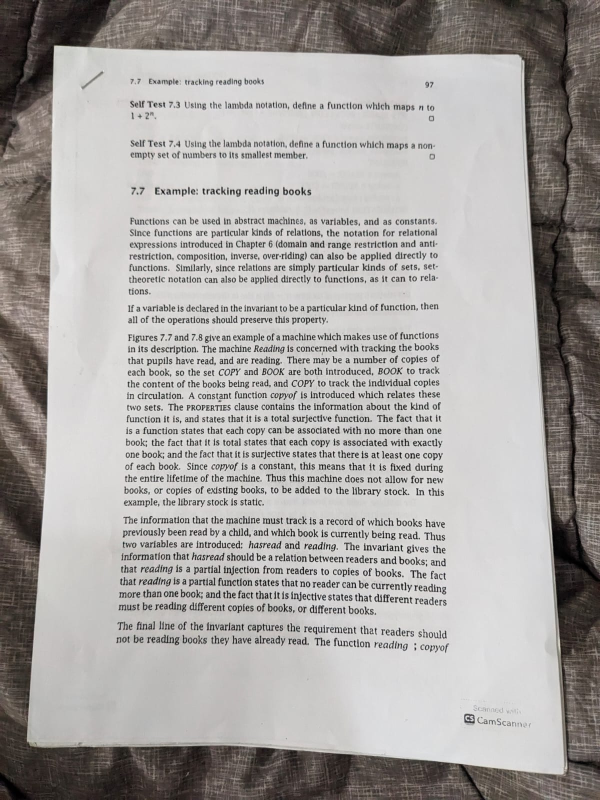
#> input picture images/document.jpeg, 1200 x 1600 px (shown at 1/2 size)
$ python main.py
#> lines starting #> are read from the running program, lines starting #| are printed output that depends on the picture; after the words box and inside, x2 and y2 are one past the last pixel; in counts of white or black regions, pixels touching at a corner belong together
### scanner.py
import cv2
import numpy as np

from document_detector import detect_document


def order_points(pts):
    """
    Order 4 points as:
    [top-left, top-right, bottom-right, bottom-left]
    """

    rect = np.zeros(
        (4, 2),
        dtype="float32"
    )

    s = pts.sum(axis=1)
    rect[0] = pts[np.argmin(s)]   # smallest x+y = top-left
    rect[2] = pts[np.argmax(s)]   # largest  x+y = bottom-right

    diff = np.diff(pts, axis=1)
    rect[1] = pts[np.argmin(diff)]  # smallest y-x = top-right
    rect[3] = pts[np.argmax(diff)]  # largest  y-x = bottom-left

    return rect


def four_point_transform(image, pts):
    """
    Perspective-warp the image so the document
    fills the entire output (background removed).
    """

    rect = order_points(pts)

    (tl, tr, br, bl) = rect

    widthA = np.linalg.norm(br - bl)
    widthB = np.linalg.norm(tr - tl)
    maxWidth = max(int(widthA), int(widthB))

    heightA = np.linalg.norm(tr - br)
    heightB = np.linalg.norm(tl - bl)
    maxHeight = max(int(heightA), int(heightB))

    destination = np.array([
        [0, 0],
        [maxWidth - 1, 0],
        [maxWidth - 1, maxHeight - 1],
        [0, maxHeight - 1]
    ], dtype="float32")

    matrix = cv2.getPerspectiveTransform(
        rect,
        destination
    )

    warped = cv2.warpPerspective(
        image,
        matrix,
        (maxWidth, maxHeight)
    )

    return warped


def find_document_corners(paper_mask, ratio):
    """
    From the binary mask, find the 4 document corners
    and scale them back to original image coordinates.
    """

    contours, _ = cv2.findContours(
        paper_mask,
        cv2.RETR_EXTERNAL,
        cv2.CHAIN_APPROX_SIMPLE
    )

    if not contours:
        return None

    largest = max(contours, key=cv2.contourArea)

    hull = cv2.convexHull(largest)

    perimeter = cv2.arcLength(hull, True)

    # Retry with relaxed epsilon until exactly 4 corners
    for epsilon_factor in [0.02, 0.03, 0.04, 0.05, 0.08, 0.10]:

        approx = cv2.approxPolyDP(
            hull,
            epsilon_factor * perimeter,
            True
        )

        if len(approx) == 4:
            corners = approx.reshape(4, 2).astype("float32")
            corners *= ratio
            return corners

    # Fallback: bounding rectangle corners
    x, y, w, h = cv2.boundingRect(largest)

    corners = np.array([
        [x,     y    ],
        [x + w, y    ],
        [x + w, y + h],
        [x,     y + h]
    ], dtype="float32") * ratio

    return corners


def is_flat_document(image):
    """
    Detect whether an image is already a flat/digital
    document (no real-world background).

    Criteria: the image borders are mostly uniform in
    color (white, light grey, or solid) — typical of
    screenshots, scanned PDFs, and digital certificates.

    Returns True if the image appears to have no
    physical background that needs to be removed.
    """

    gray = cv2.cvtColor(image, cv2.COLOR_BGR2GRAY)

    h, w = gray.shape

    border_thickness = max(10, min(h, w) // 40)

    # Sample all 4 edges of the image
    top    = gray[:border_thickness, :]
    bottom = gray[h - border_thickness:, :]
    left   = gray[:, :border_thickness]
    right  = gray[:, w - border_thickness:]

    borders = np.concatenate([
        top.flatten(),
        bottom.flatten(),
        left.flatten(),
        right.flatten()
    ])

    mean_val  = np.mean(borders)
    std_val   = np.std(borders)

    # Flat document borders are bright (>180) and
    # very uniform (std < 20) — no noisy background
    is_bright   = mean_val > 180
    is_uniform  = std_val < 20

    return is_bright and is_uniform


def scan_document(image_path):

#> called with image_path = 'images/document.jpeg'
    image = cv2.imread(image_path)
#> image is the input picture: shape (1600, 1200, 3); mean B, G, R 162, 164.2, 167.3

    if image is None:
        raise Exception("Image not found: " + image_path)

    original = image.copy()

    # ------------------------------------
    # Check if image is already a flat /
    # digital document (no background).
    # If so, skip edge detection entirely
    # and return the image as-is for
    # enhancement only.
    # ------------------------------------

    if is_flat_document(image):

        # Return a dummy filtered/mask so
        # the caller signature stays the same
#> in is_flat_document, `mean_val  = np.mean(borders)`: mean_val = 78.95
#> in is_flat_document, `std_val   = np.std(borders)`: std_val = 34.08
#> in is_flat_document, `is_bright   = mean_val > 180`: is_bright = False
        gray_dummy = cv2.cvtColor(
            cv2.resize(image, (500, 500)),
            cv2.COLOR_BGR2GRAY
        )

        mask_dummy = np.ones(
            gray_dummy.shape,
            dtype=np.uint8
        ) * 255

        # Upscale slightly for consistency
        warped = cv2.resize(
            image,
            None,
            fx=1.5,
            fy=1.5,
            interpolation=cv2.INTER_CUBIC
        )

        return (
            original,
            gray_dummy,
            mask_dummy,
            warped
        )

    # ------------------------------------
    # Physical document: resize for
    # processing (800px gives Canny
    # enough detail)
    # ------------------------------------

    target_height = 800
#> target_height = 800

    ratio = image.shape[0] / target_height
#> ratio = 2

    target_width = int(image.shape[1] / ratio)
#> target_width = 600

    resized = cv2.resize(
        image,
        (target_width, target_height)
    )

    gray = cv2.cvtColor(
        resized,
        cv2.COLOR_BGR2GRAY
    )
#> gray: shape (800, 600)

    # ------------------------------------
    # Detect document boundary
    # ------------------------------------

    filtered, paper_mask = detect_document(gray)
#> in detect_document, `filtered = cv2.medianBlur( gray, kernel_size )`:
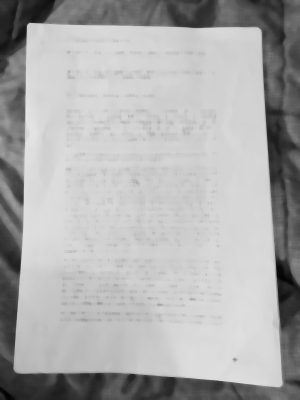
#> filtered: shape (800, 600) (shown at 1/2 size); min 2, max 227, mean 172.2
#> in detect_document, `edges = cv2.Canny( filtered, 30, 100 )`:
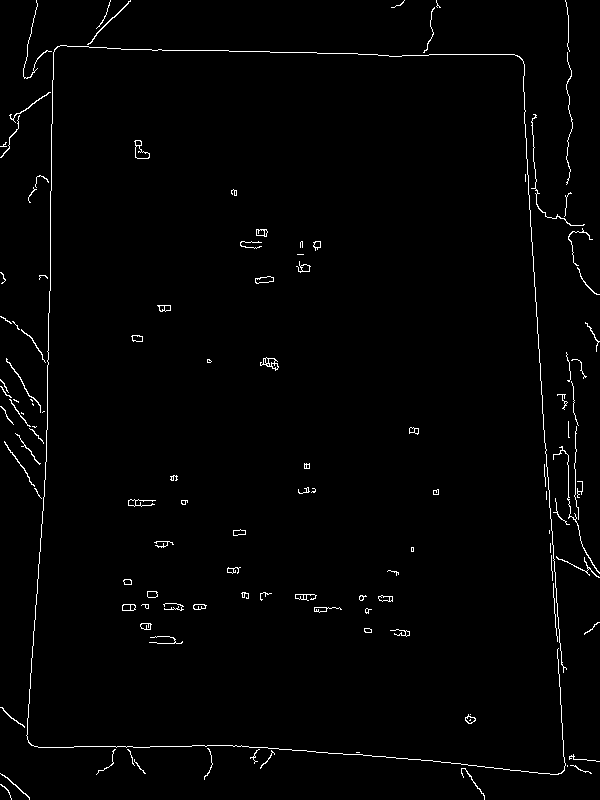
#> edges: shape (800, 600); 1.4% white in thin lines or dots
#> in detect_document, `edges = cv2.dilate( edges, kernel, iterations=1 )`:
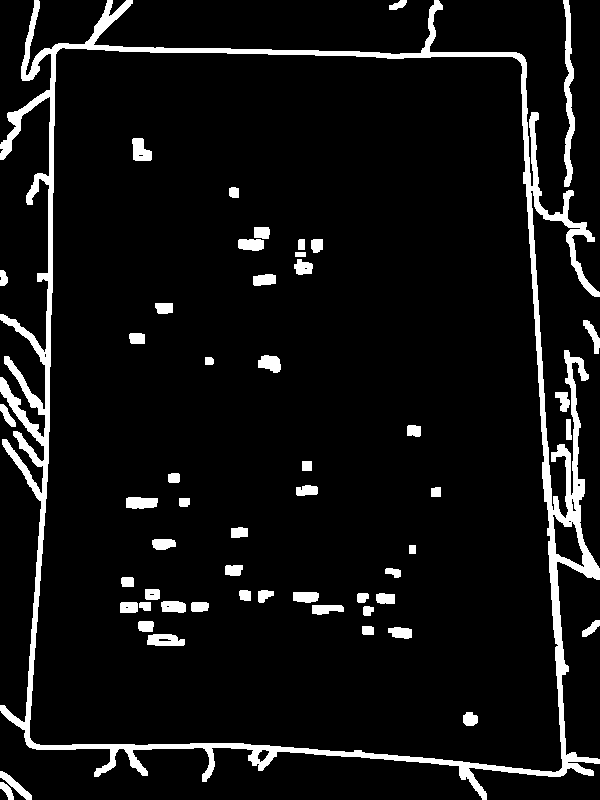
#> edges: shape (800, 600); 7.3% white; 54 white regions
#> in detect_document, `contours, _ = cv2.findContours( edges, cv2.RETR_LIST, cv2.CHAIN_APPROX..`: contours = 67 contours, 8 with area under 20; largest, box (x1, y1, x2, y2) and area: (0, 0, 600, 800) 366840, (29, 47, 563, 773) 344697, (552, 514, 585, 568) 918, (563, 0, 575, 187) 915, (147, 634, 185, 646) 343
#> the loop in detect_document, `for contour in contours: ` made 2 passes
#> hull_area on pass 1: 451789
#> after the loop in detect_document, `for contour in contours:`:
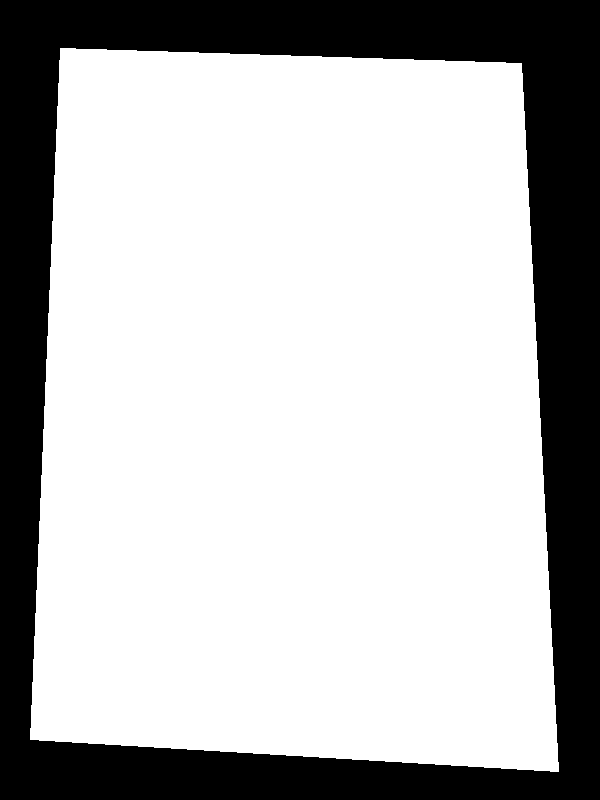
#> mask: shape (800, 600); 72.3% white; 1 black region

    if paper_mask is None:
        raise Exception(
            "Could not detect a document in the image. "
            "Ensure the document has visible edges and is "
            "placed on a contrasting background."
        )

    # ------------------------------------
    # Find the 4 document corners
    # ------------------------------------

    corners = find_document_corners(paper_mask, ratio)
#> in find_document_corners, `contours, _ = cv2.findContours( paper_mask, cv2.RETR_EXTERNAL, cv2.CHA..`: contours = 1 contour; box (x1, y1, x2, y2) and area: (30, 48, 559, 772) 345820
#> in find_document_corners, `largest = max(contours, key=cv2.contourArea)`: largest = contour of 232 points, box (x1, y1, x2, y2) (30, 48, 559, 772), area 345820
#> in find_document_corners, `hull = cv2.convexHull(largest)`: hull = contour of 20 points, box (x1, y1, x2, y2) (30, 48, 559, 772), area 346970
#> in find_document_corners, `perimeter = cv2.arcLength(hull, True)`: perimeter = 2390.9
#> the loop in find_document_corners, `for epsilon_factor in [0.02, 0.03, 0.04, 0.05, 0.08, 0.10]: ` made 1 pass
#> (approx, corners) on pass 1: ([[60, 48], [521, 63], [558, 771], [30, 739]], [[120, 96], [1042, 126], [1116, 1542], [60, 1478]])
#> corners = [[120, 96], [1042, 126], [1116, 1542], [60, 1478]]

    if corners is None:
        raise Exception(
            "Could not locate document corners."
        )

    # ------------------------------------
    # Perspective correction — background
    # is fully removed, output is ONLY
    # the flat document region
    # ------------------------------------

    warped = four_point_transform(original, corners)
#> in order_points, `s = pts.sum(axis=1)`: s = [216, 1168, 2658, 1538]
#> in order_points, `diff = np.diff(pts, axis=1)`: diff = [-24, -916, 426, 1418]
#> in four_point_transform, `rect = order_points(pts)`: rect = [[120, 96], [1042, 126], [1116, 1542], [60, 1478]]
#> in four_point_transform, `(tl, tr, br, bl) = rect`: tl = [120, 96]; tr = [1042, 126]; br = [1116, 1542]; bl = [60, 1478]
#> in four_point_transform, `widthA = np.linalg.norm(br - bl)`: widthA = 1057.9
#> in four_point_transform, `widthB = np.linalg.norm(tr - tl)`: widthB = 922.5
#> in four_point_transform, `maxWidth = max(int(widthA), int(widthB))`: maxWidth = 1057
#> in four_point_transform, `heightA = np.linalg.norm(tr - br)`: heightA = 1417.9
#> in four_point_transform, `heightB = np.linalg.norm(tl - bl)`: heightB = 1383.3
#> in four_point_transform, `maxHeight = max(int(heightA), int(heightB))`: maxHeight = 1417
#> in four_point_transform, `destination = np.array([ [0, 0], [maxWidth - 1, 0], [maxWidth - 1, max..`: destination = [[0, 0], [1056, 0], [1056, 1416], [0, 1416]]
#> in four_point_transform, `matrix = cv2.getPerspectiveTransform( rect, destination )`: matrix = [[1.18, 0.0512, -146.4], [-0.0385, 1.18, -109.1], [1.71e-05, 0.000106, 1]]

    # Upscale for better readability / OCR
    warped = cv2.resize(
        warped,
        None,
        fx=1.5,
        fy=1.5,
        interpolation=cv2.INTER_CUBIC
    )
#> warped: shape (2126, 1586, 3)

    return (
        original,
        filtered,
        paper_mask,
        warped
    )

### document_detector.py
import cv2
import numpy as np


def detect_document(gray):

    height, width = gray.shape

    # ------------------------------------
    # Median Filter (noise reduction)
    # ------------------------------------

    kernel_size = max(5, width // 60)

    if kernel_size % 2 == 0:
        kernel_size += 1

    filtered = cv2.medianBlur(
        gray,
        kernel_size
    )

    # ------------------------------------
    # Canny Edge Detection
    # Use fixed thresholds — auto (median-
    # based) thresholds fail on bright docs
    # because median ~193 pushes lower
    # threshold too high (127), missing
    # the document border edges.
    # ------------------------------------

    edges = cv2.Canny(
        filtered,
        30,
        100
    )

    # ------------------------------------
    # Dilate edges to close small gaps
    # ------------------------------------

    kernel = np.ones((5, 5), np.uint8)

    edges = cv2.dilate(
        edges,
        kernel,
        iterations=1
    )

    # ------------------------------------
    # Find contours sorted by area
    # ------------------------------------

    contours, _ = cv2.findContours(
        edges,
        cv2.RETR_LIST,
        cv2.CHAIN_APPROX_SIMPLE
    )

    if not contours:
        return filtered, None

    contours = sorted(
        contours,
        key=cv2.contourArea,
        reverse=True
    )

    image_area = height * width

    # Minimum 10% of image, maximum 88%.
    # The >88% cap filters out the image-
    # border artifact that Canny+dilate
    # creates along the very edge of the
    # frame — its hull covers ~95% of the
    # image and is NOT the document.
    min_area = 0.10 * image_area
    max_area = 0.88 * image_area

    best_mask = None

    for contour in contours:

        hull = cv2.convexHull(contour)

        hull_area = cv2.contourArea(hull)

        if hull_area > max_area:
            continue  # skip image-border artifact

        if hull_area < min_area:
            break     # remaining contours too small

        perimeter = cv2.arcLength(hull, True)

        # Try relaxing epsilon until we get exactly 4 corners
        for epsilon_factor in [0.02, 0.03, 0.04, 0.05, 0.08, 0.10]:

            approx = cv2.approxPolyDP(
                hull,
                epsilon_factor * perimeter,
                True
            )

            if len(approx) == 4:

                mask = np.zeros(
                    (height, width),
                    dtype=np.uint8
                )

                cv2.drawContours(
                    mask,
                    [approx],
                    -1,
                    255,
                    thickness=cv2.FILLED
                )

                best_mask = mask
                break

        if best_mask is not None:
            break

    # ------------------------------------
    # Fallback: use largest valid contour's
    # convex hull if no clean quad found
    # ------------------------------------

    if best_mask is None:

        for contour in contours:

            hull = cv2.convexHull(contour)
            hull_area = cv2.contourArea(hull)

            if hull_area > max_area:
                continue

            if hull_area < min_area:
                break

            mask = np.zeros(
                (height, width),
                dtype=np.uint8
            )

            cv2.drawContours(
                mask,
                [hull],
                -1,
                255,
                thickness=cv2.FILLED
            )

            best_mask = mask
            break

    return filtered, best_mask

### enhancement.py
import cv2
import numpy as np


def enhance_document(image):

    # Convert to grayscale
    gray = cv2.cvtColor(
        image,
        cv2.COLOR_BGR2GRAY
    )
#> gray: shape (2126, 1586)

    # --------------------------------------------------
    # STEP 1: Contrast Stretching
    # (MATLAB: imadjust)
    # --------------------------------------------------

    contrast = cv2.normalize(
        gray,
        None,
        0,
        255,
        cv2.NORM_MINMAX
    )

    # --------------------------------------------------
    # STEP 2: Unsharp Masking
    # (MATLAB: imsharpen)
    # --------------------------------------------------

    blurred = cv2.GaussianBlur(
        contrast,
        (0, 0),
        3
    )
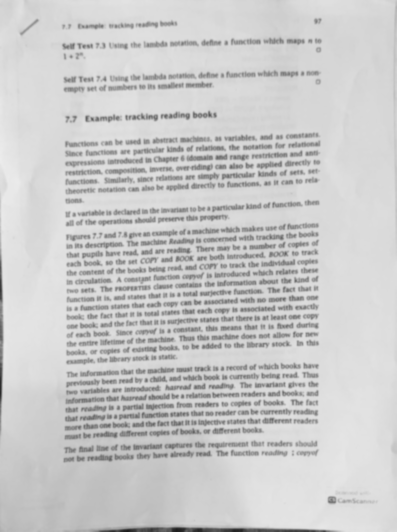
#> blurred: shape (2126, 1586) (shown at 1/4 size); min 26, max 236, mean 202.1

    sharpened = cv2.addWeighted(
        contrast,
        1.8,
        blurred,
        -0.8,
        0
    )

    # --------------------------------------------------
    # STEP 3: Adaptive Binarization
    # (MATLAB: imbinarize adaptive)
    # --------------------------------------------------

    binary = cv2.adaptiveThreshold(
        sharpened,
        255,
        cv2.ADAPTIVE_THRESH_GAUSSIAN_C,
        cv2.THRESH_BINARY,
        31,
        15
    )
#> binary: shape (2126, 1586); 90.5% white; 2482 black regions (206 under 20 px), largest, box (x1, y1, x2, y2) and area: (363, 2109, 1378, 2126) 5895, (1575, 2, 1586, 820) 2473, (0, 993, 11, 1219) 1346

    # --------------------------------------------------
    # STEP 4: Small Noise Removal
    # --------------------------------------------------

    kernel = np.ones(
        (2, 2),
        np.uint8
    )

    cleaned = cv2.morphologyEx(
        binary,
        cv2.MORPH_OPEN,
        kernel
    )
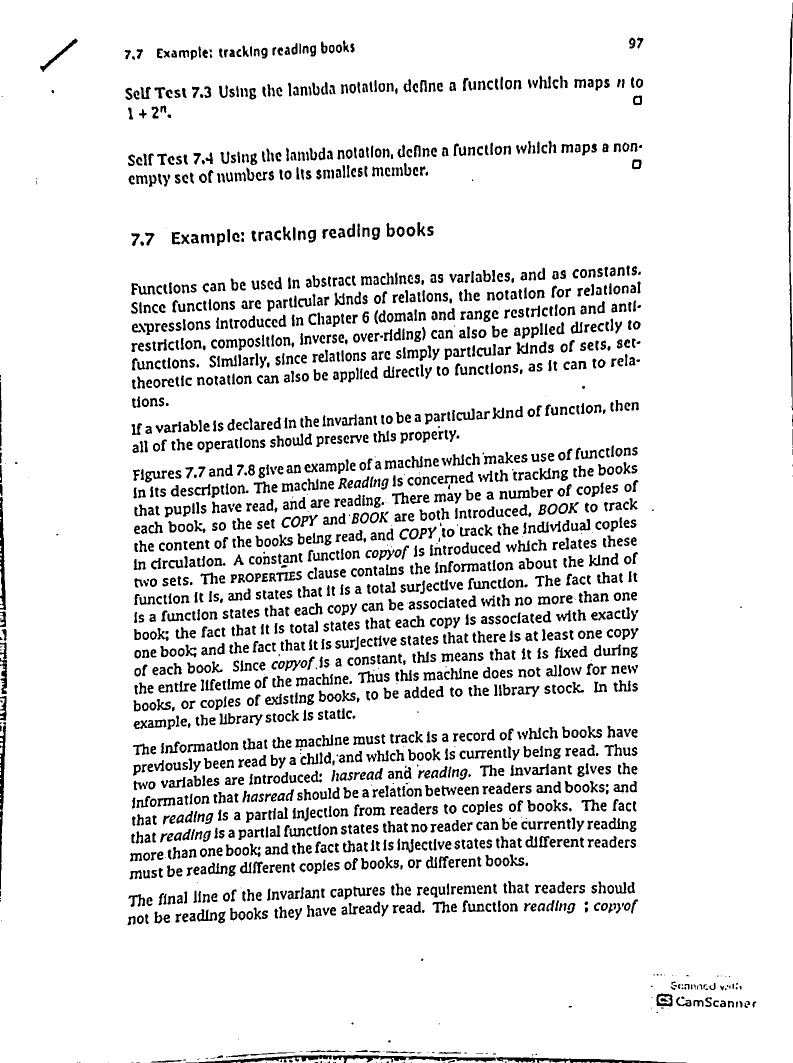
#> cleaned: shape (2126, 1586) (shown at 1/2 size); 90.4% white; 2363 black regions (182 under 20 px), largest, box (x1, y1, x2, y2) and area: (371, 2110, 1373, 2126) 5731, (1576, 5, 1586, 821) 2446, (0, 1444, 12, 1779) 1684

    return cleaned

### main.py
import cv2
import matplotlib.pyplot as plt

from scanner import scan_document
from enhancement import enhance_document


IMAGE_PATH = "images/document.jpeg"


try:
    # original, edges, scanned = scan_document(
    #     IMAGE_PATH
    # )

    original, filtered, paper_mask, scanned = scan_document(
        IMAGE_PATH
    )

    final_scan = enhance_document(
        scanned
    )

    plt.figure(figsize=(16,8))

    plt.subplot(2,2,1)
    plt.imshow(
        cv2.cvtColor(
            original,
            cv2.COLOR_BGR2RGB
        )
    )
    plt.title("Original")
    plt.axis("off")

    plt.subplot(2,2,2)
    plt.imshow(
        filtered,
        cmap="gray"
    )
    plt.title("Median Filter")
    plt.axis("off")

    plt.subplot(2,2,3)
    plt.imshow(
        paper_mask,
        cmap="gray"
    )
    plt.title("Detected Page Mask")
    plt.axis("off")

    plt.subplot(2,2,4)
    plt.imshow(
        final_scan,
        cmap="gray"
    )
    plt.title("Final Scan")
    plt.axis("off")

    plt.tight_layout()
    plt.show()
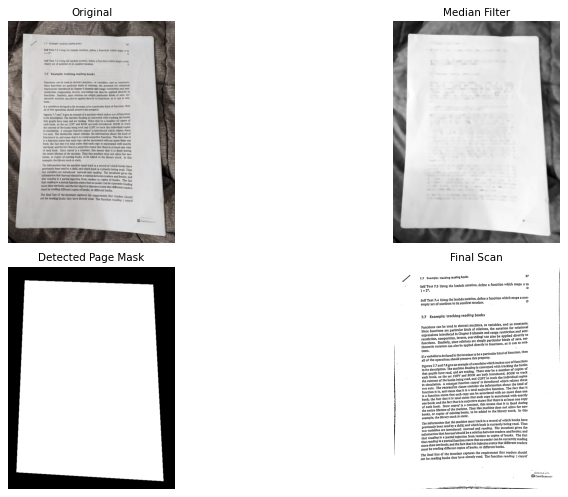
#> figure drawn by matplotlib, 4 panels


except Exception as e:

    print("\nERROR:")
    print(e)
